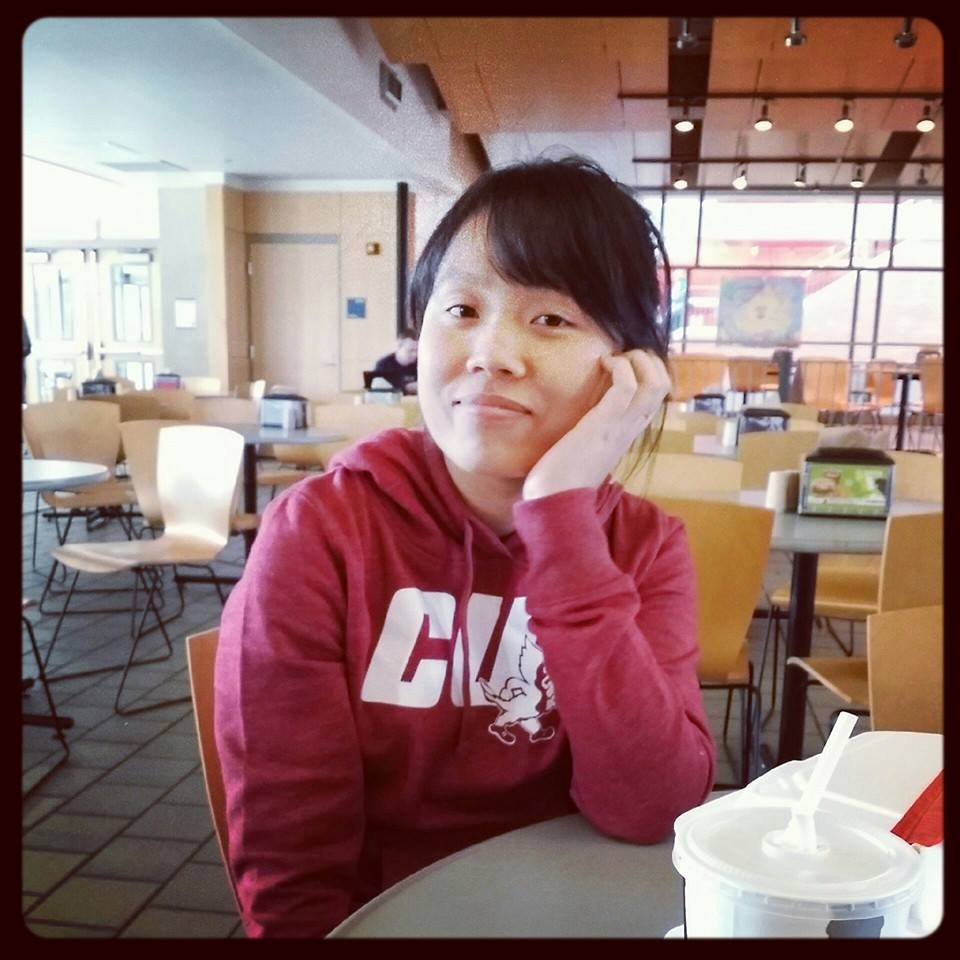
%> input picture Homeworks/HW1/vyself.jpg, 960 x 960 px
$ octave p1.m   (GNU Octave 9; MATLAB toolbox functions it lacks are replaced by stand-ins)
%> lines starting %> are read from the running program, lines starting %| are printed output that depends on the picture
%% ENGR 652 - Homework 1 - Problem 1 - Vy Bui
clear, clc
I = imread('vyself.jpg');
%> I is the input picture: size 960x960x3 uint8; mean R, G, B 146.1, 115.8, 113.4
figure, imshow(I);
C = imcrop(I,[360 160 320 320]);
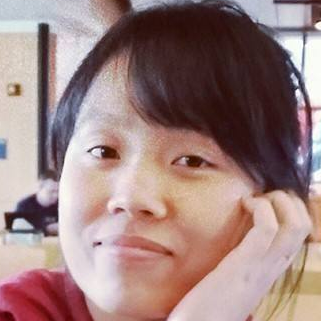
%> C: size 321x321x3 uint8; mean R, G, B 157, 129.7, 127.4
figure, imshow(C);
R = imresize(C, [128 128]);
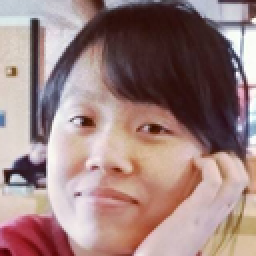
%> R: size 128x128x3 uint8 (shown 2 times larger); mean R, G, B 157, 129.7, 127.4
figure, imshow(R);
picture = rgb2gray(R);
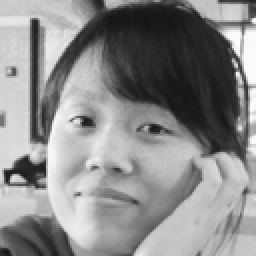
%> picture: size 128x128 uint8 (shown 2 times larger); min 20, max 255, mean 137.6
save bui picture
figure, imshow(picture);
